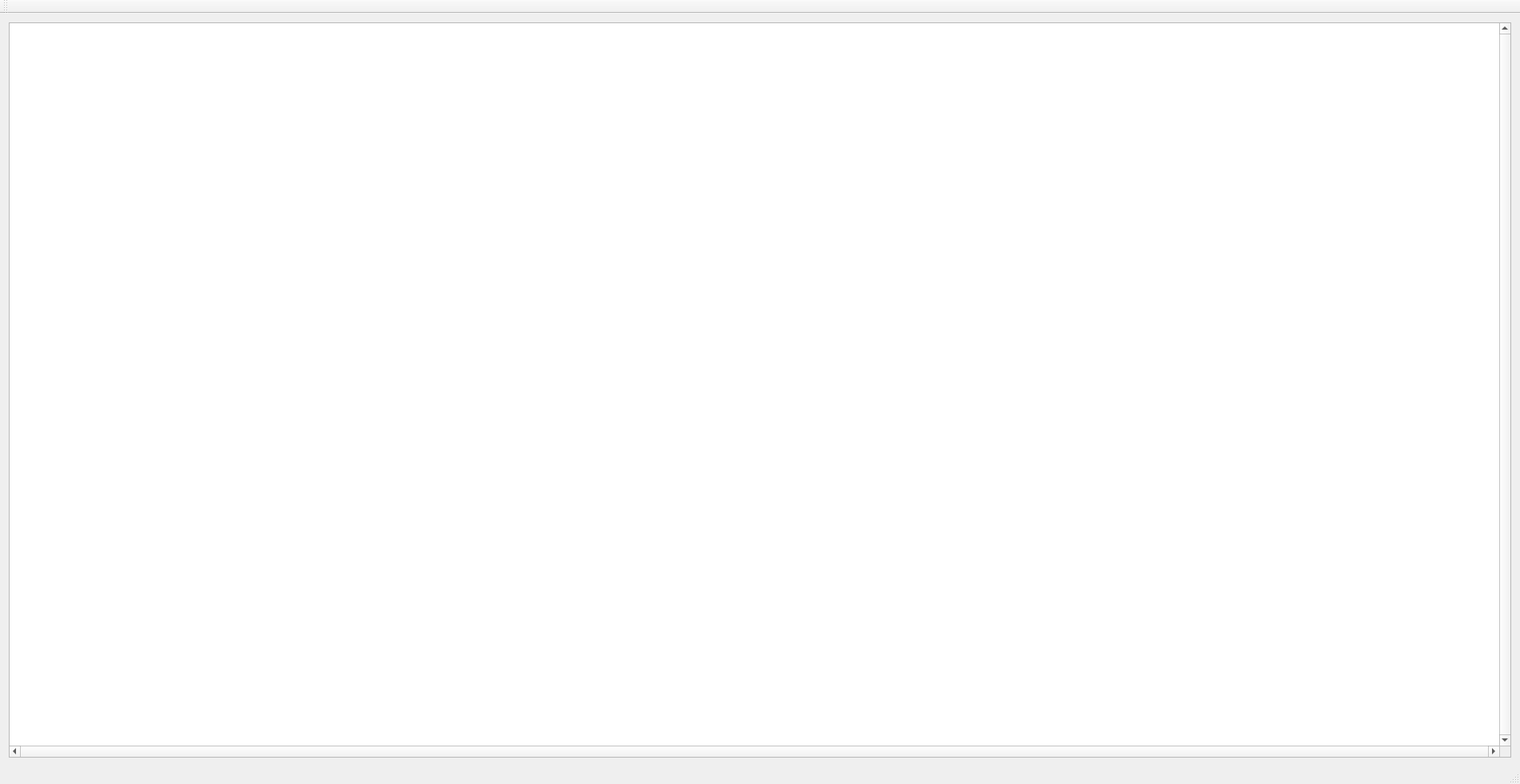
<?xml version="1.0" encoding="UTF-8"?>
<ui version="4.0">
 <class>MainWindow</class>
 <widget class="QMainWindow" name="MainWindow">
  <property name="geometry">
   <rect>
    <x>0</x>
    <y>0</y>
    <width>1900</width>
    <height>980</height>
   </rect>
  </property>
  <property name="sizePolicy">
   <sizepolicy hsizetype="Expanding" vsizetype="Expanding">
    <horstretch>0</horstretch>
    <verstretch>0</verstretch>
   </sizepolicy>
  </property>
  <property name="windowTitle">
   <string>MainWindow</string>
  </property>
  <widget class="QWidget" name="centralWidget">
   <property name="sizePolicy">
    <sizepolicy hsizetype="Expanding" vsizetype="Expanding">
     <horstretch>0</horstretch>
     <verstretch>0</verstretch>
    </sizepolicy>
   </property>
   <layout class="QGridLayout" name="gridLayout">
    <item row="0" column="0">
     <widget class="QGraphicsView" name="graphicsView">
      <property name="focusPolicy">
       <enum>Qt::WheelFocus</enum>
      </property>
      <property name="frameShadow">
       <enum>QFrame::Sunken</enum>
      </property>
      <property name="verticalScrollBarPolicy">
       <enum>Qt::ScrollBarAlwaysOn</enum>
      </property>
      <property name="horizontalScrollBarPolicy">
       <enum>Qt::ScrollBarAlwaysOn</enum>
      </property>
      <property name="sizeAdjustPolicy">
       <enum>QAbstractScrollArea::AdjustToContents</enum>
      </property>
      <property name="renderHints">
       <set>QPainter::HighQualityAntialiasing|QPainter::TextAntialiasing</set>
      </property>
      <property name="dragMode">
       <enum>QGraphicsView::ScrollHandDrag</enum>
      </property>
      <property name="transformationAnchor">
       <enum>QGraphicsView::AnchorViewCenter</enum>
      </property>
      <property name="resizeAnchor">
       <enum>QGraphicsView::AnchorViewCenter</enum>
      </property>
     </widget>
    </item>
   </layout>
  </widget>
  <widget class="QMenuBar" name="menuBar">
   <property name="geometry">
    <rect>
     <x>0</x>
     <y>0</y>
     <width>1900</width>
     <height>26</height>
    </rect>
   </property>
  </widget>
  <widget class="QToolBar" name="mainToolBar">
   <attribute name="toolBarArea">
    <enum>TopToolBarArea</enum>
   </attribute>
   <attribute name="toolBarBreak">
    <bool>false</bool>
   </attribute>
  </widget>
  <widget class="QStatusBar" name="statusBar"/>
 </widget>
 <layoutdefault spacing="6" margin="11"/>
 <resources/>
 <connections/>
</ui>
